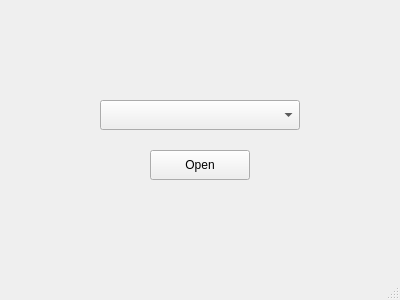
<?xml version="1.0" encoding="UTF-8"?>
<ui version="4.0">
 <class>MainWindow</class>
 <widget class="QMainWindow" name="MainWindow">
  <property name="geometry">
   <rect>
    <x>0</x>
    <y>0</y>
    <width>400</width>
    <height>300</height>
   </rect>
  </property>
  <property name="windowTitle">
   <string>MainWindow</string>
  </property>
  <widget class="QWidget" name="centralwidget">
   <widget class="QComboBox" name="comboBox">
    <property name="geometry">
     <rect>
      <x>100</x>
      <y>100</y>
      <width>200</width>
      <height>30</height>
     </rect>
    </property>
   </widget>
   <widget class="QPushButton" name="openButton">
    <property name="geometry">
     <rect>
      <x>150</x>
      <y>150</y>
      <width>100</width>
      <height>30</height>
     </rect>
    </property>
    <property name="text">
     <string>Open</string>
    </property>
   </widget>
  </widget>
  <widget class="QMenuBar" name="menubar"/>
  <widget class="QStatusBar" name="statusbar"/>
 </widget>
 <resources/>
 <connections/>
</ui>
